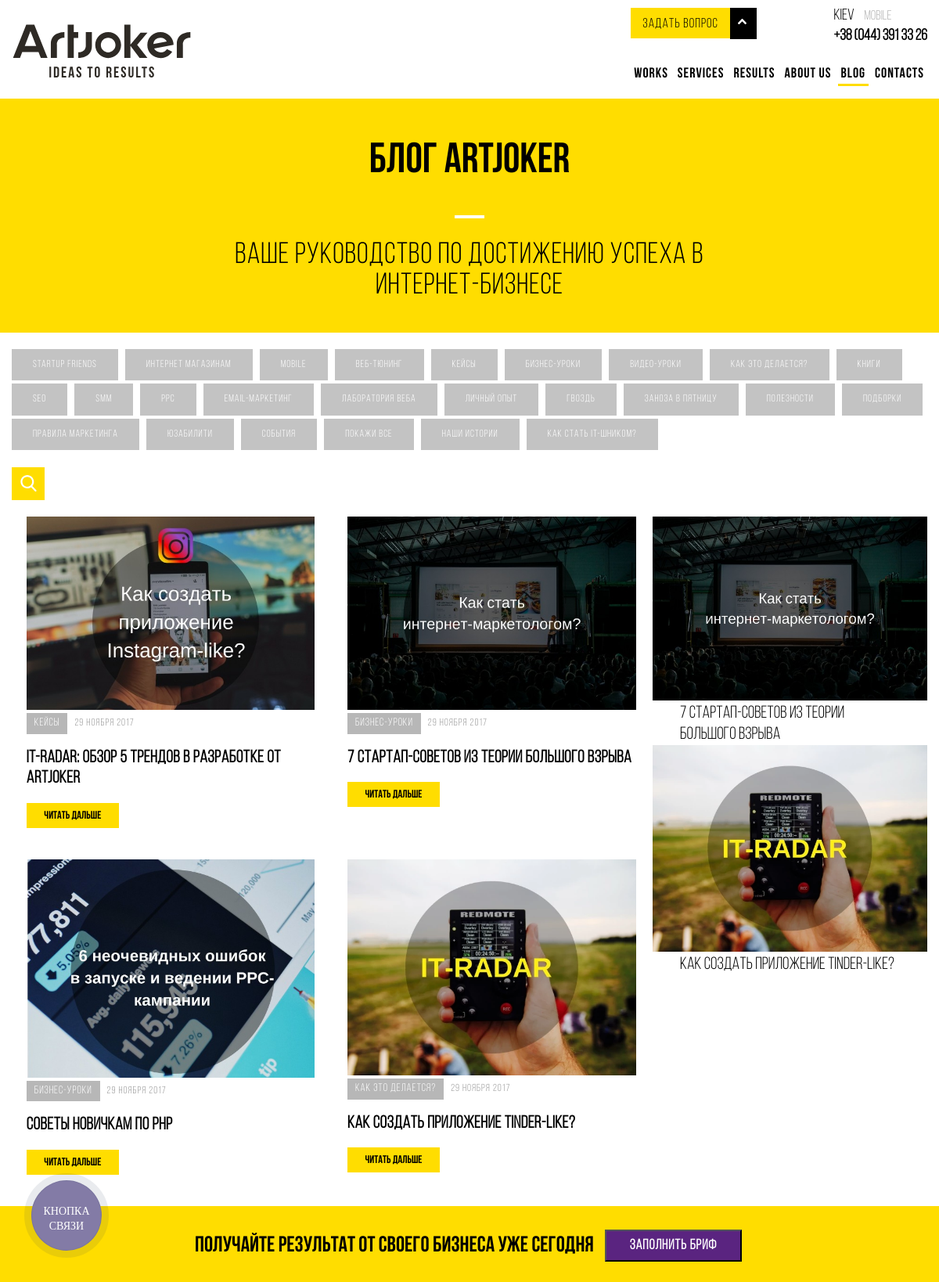
The page / on the database its author committed.
### tables this page shows
CREATE TABLE IF NOT EXISTS `categories` (
  `id` int(11) NOT NULL AUTO_INCREMENT,
  `CategorieName` varchar(256) NOT NULL,
  PRIMARY KEY (`id`)
);

CREATE TABLE IF NOT EXISTS `post` (
  `id` int(11) NOT NULL AUTO_INCREMENT,
  `image` varchar(256) NOT NULL,
  `title` varchar(256) NOT NULL,
  `date` varchar(256) NOT NULL,
  `description` longtext NOT NULL,
  `categirie` int(11) NOT NULL,
  `recomended` int(2) NOT NULL DEFAULT '0',
  PRIMARY KEY (`id`)
);

### index.php (the view, shortened to what this page needs)
<?php
  $connection = mysqli_connect("localhost","root","","blogartjoker");
?>
<!DOCTYPE html>
<html lang="en">
<head>
</head>
<body>
  <header>
    <nav>
      <div class="container">
        <div class="row">
          <div class="header_header">
            <div class="header__left">
              <img src="img/logo-new.svg" alt="Close">
            </div>
            <div class="header__right">
             <div class="header__right-top">
                   <div class="header__right-top-right" id="open_close">
                       <div class="quistion" id="quistion">
                         <a href="#" class="quistion_yellow">задать вопрос</a>
                       </div>
                       <div class="arrow" id="arrow">
                         <img class="img" src="img/chevron-arrow-up.svg" alt="Close">
                       </div>
                   </div>
                   <div class="header__right-top-left">
                     <div class="city top">
                       Kiev
                     </div>
                     <div class="mobile top">
                       Mobile
                     </div>
                     <div class="nomer">
                       +38 (044) 391 33 26
                     </div>
                   </div>
              </div>
                <div class="header__right-bottom">
                      <ul>
                        <li class="hidden-mobile">Works</li>
                        <li class="hidden-mobile">Services</li>
                        <li class="hidden-mobile">Results</li>
                        <li class="hidden-mobile">About us</li>
                        <li class="active hidden-mobile">Blog</li>
                        <li class="hidden-mobile">Contacts</li>
                      </ul>
                </div>
              </div>
         </div>
        </div>
      </div>
    </nav>
   <section class="section-name">
      <div class="container">
        <div class="row">
          <div class="header_title">
            <center><h1>БЛОГ ARTJOKER</h1></center>
            <center><div class="line"></div></center>
            <p>Ваше руководство по достижению
            успеха в интернет-бизнесе</p>
          </div>
        </div>
      </div>
  </section>
</header>
  <section class="section-categories">
      <div class="container">
        <div class="row">
          <ul>
            <?php
                $getCategories = mysqli_query($connection, "SELECT * FROM `Categories`");
                while($getCategoriesPhp = mysqli_fetch_assoc($getCategories)) {
                  ?>
                  <li><a href="#"><?php echo $getCategoriesPhp['CategorieName']; ?></a></li>
              <?php
                }
              ?>
          </ul>
          <div class="yellow-poisk">
            <img class="img" src="img/search.svg" alt="Close">
          </div>
        </div>
      </div>
  </section>
  <section class="content-section">
    <div class="container">
      <div class="row">
        <div class="post-section">
           <?php
               $blogposts = mysqli_query($connection, "SELECT * FROM `post`");
               while($blogpostsPhp = mysqli_fetch_assoc($blogposts)) {
                 ?>
           <div class="post_item">
             <img class="img" src="<?php echo $blogpostsPhp['image'];?>" alt="Blog">
             <div class="post_details">
               <div class="post_categorie">
                 <?php
                 $categorieId=$blogpostsPhp['categirie'];
                 $categorieNameQ = mysqli_query($connection, "SELECT * FROM `categories` WHERE `id`=$categorieId");
                 $categorieNameQPhp=mysqli_fetch_assoc($categorieNameQ);
                 echo $categorieNameQPhp["CategorieName"];
                  ?>
               </div>
               <div class="post-datas">29 ноября 2017</div>
            </div>
            <h2><?php echo $blogpostsPhp['title'];?></h2>
            <button type="button" name="button" class="post_button-more"><a href="pages/post.php?post-id=<?php echo $blogpostsPhp['id'];?>">Читать дальше</a></button>
            </div>
            <?php
              }
            ?>
        </div>
        <div class="sidebar-container">
          <div class="sidebar__bottom">
            <?php
                $blogposts = mysqli_query($connection, "SELECT * FROM `post` WHERE `recomended` = 1 ");
                while($blogpostsPhp = mysqli_fetch_assoc($blogposts)) {
                  ?>
            <div class="post_item">
              <img class="img" src="<?php echo $blogpostsPhp['image'];?>" alt="Blog">
              <h2><?php echo $blogpostsPhp['title'];?></h2>
           </div>
             <?php
               }
             ?>
          </div>
        </div>
      </div>
    </div>
  </section>
  <section class="content-result">
    <div class="container">
      <div class="row">
        <div class="content-result_info">
           <p>Получайте результат от своего бизнеса уже сегодня</p>
           <button>ЗАПОЛНИТЬ БРИФ</button>
        </div>
      </div>
    </div>
  </section>
  <div class="connect-button">
    КНОПКА СВЯЗИ
  </div>
  <link rel="stylesheet" href="css/styles.css">
</body>
</html>

### rows shown on the page
categories: CategorieName "STARTUP FRIENDS"
categories: CategorieName "ИНТЕРНЕТ МАГАЗИНАМ"
categories: CategorieName "MOBILE"
categories: CategorieName "ВЕБ-ТЮНИНГ"
categories: CategorieName "КЕЙСЫ"
categories: CategorieName "БИЗНЕС-УРОКИ"
categories: CategorieName "ВИДЕО-УРОКИ"
categories: CategorieName "КАК ЭТО ДЕЛАЕТСЯ?"
categories: CategorieName "КНИГИ"
categories: CategorieName "SEO"
categories: CategorieName "SMM"
categories: CategorieName "PPC"
categories: CategorieName "EMAIL-МАРКЕТИНГ"
categories: CategorieName "ЛАБОРАТОРИЯ ВЕБА"
categories: CategorieName "ЛИЧНЫЙ ОПЫТ"
categories: CategorieName "ГВОЗДЬ"
categories: CategorieName "ЗАНОЗА В ПЯТНИЦУ"
categories: CategorieName "ПОЛЕЗНОСТИ"
categories: CategorieName "ПОДБОРКИ"
categories: CategorieName "ПРАВИЛА МАРКЕТИНГА"
categories: CategorieName "ЮЗАБИЛИТИ"
categories: CategorieName "СОБЫТИЯ"
categories: CategorieName "ПОКАЖИ ВСЕ"
categories: CategorieName "НАШИ ИСТОРИИ"
categories: CategorieName "КАК СТАТЬ IT-ШНИКОМ?"
post: image (picture), categories.CategorieName "Кейсы", title "IT-RADAR: ОБЗОР 5 ТРЕНДОВ В РАЗРАБОТКЕ ОТ ARTJOKER"
post: image (picture), categories.CategorieName "Бизнес-уроки", title "7 СТАРТАП-СОВЕТОВ ИЗ ТЕОРИИ БОЛЬШОГО ВЗРЫВА"
post: image (picture), categories.CategorieName "Бизнес-уроки", title "СОВЕТЫ НОВИЧКАМ ПО PHP"
post: image (picture), categories.CategorieName "Как это делается?", title "КАК СОЗДАТЬ ПРИЛОЖЕНИЕ TINDER-LIKE?"
